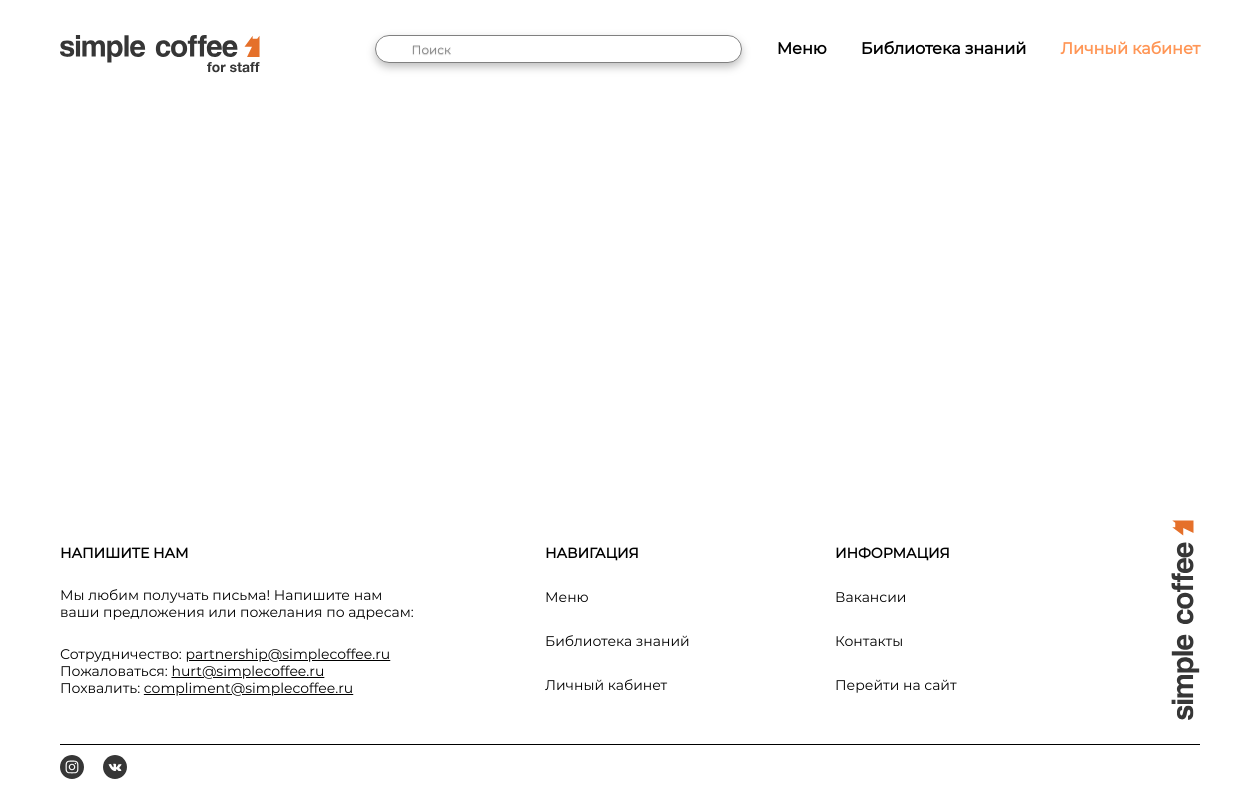
The page /module/3/ on the database as committed earlier.
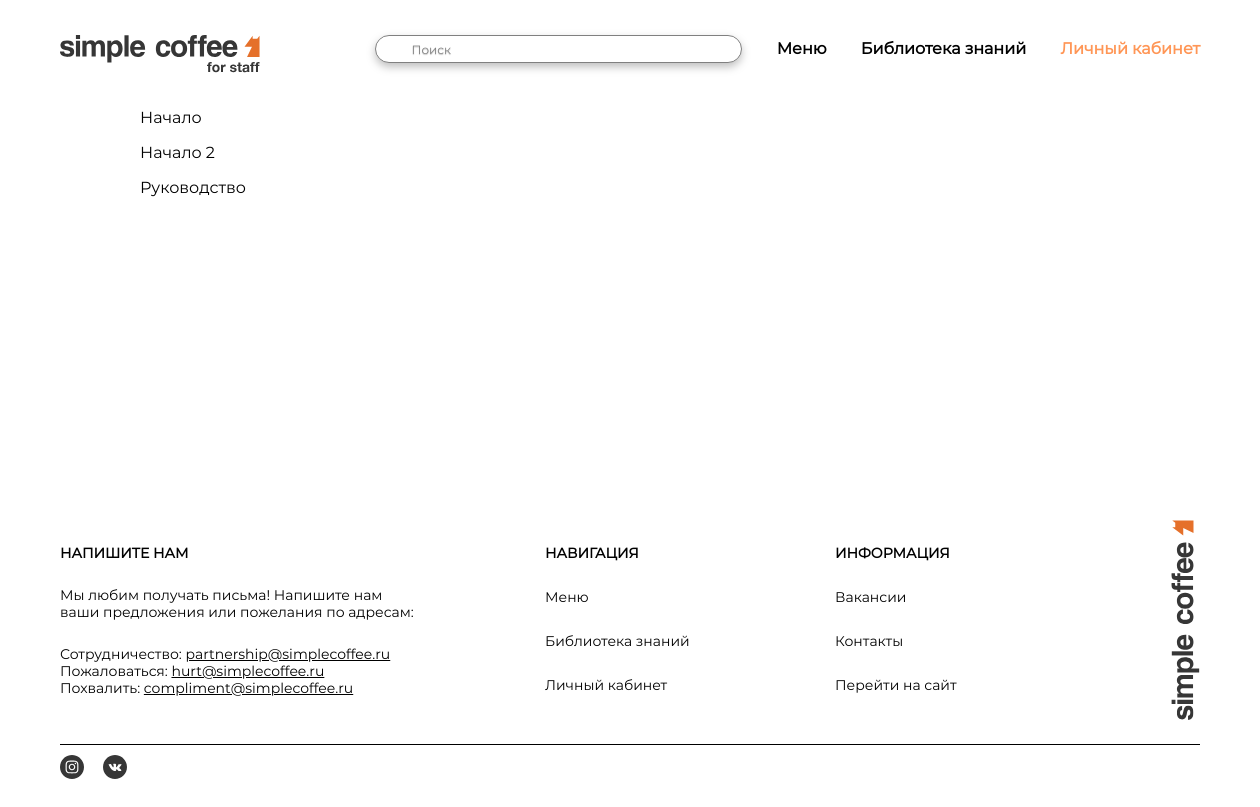
The same page on the database as committed later.
### main/models.py (models this page shows, shortened)
class Lection(models.Model):
    lection = models.AutoField(primary_key=True, verbose_name='ID')
    topic = models.CharField(max_length=100, default='Topic of lection', verbose_name='Заголовок')
    parent = models.ForeignKey('Module', on_delete=models.PROTECT, null=True, verbose_name='Модуль')
    order_lection = models.PositiveIntegerField(verbose_name='Номер в модуле', null=True, blank=True)
    class Meta:
        verbose_name = 'Лекция'
        verbose_name_plural = 'Лекции'

### main/views.py (the view)
# urls.py: path('module/<int:module_id>/', views.show_module, name='module'),
def show_module(request, module_id):
    lections = Lection.objects.filter(parent=module_id)
    return render(request, 'main/modules.html', {"lections": lections})

### main/templates/main/modules.html (shortened to what this page needs)
{% extends 'main/layout.html' %}
{% block content %}
{% for l in lections %}
    <ul style="list-style-type: none;">
        <li>{{ l.topic }}</li>
    </ul>
{% endfor %}
{% endblock %}

### main/templates/main/layout.html (shortened to what this page needs)
{% load static %}
<!DOCTYPE html>
<html lang="ru">
<head>
    <link rel="stylesheet" href="{% static 'main/css/style.css'%}">
    <link rel="stylesheet" href="{% static 'main/css/product-menu.css'%}">
    <link rel="stylesheet" href="{% static 'main/css/account.css'%}">
</head>
<body>
  <div class="wrapper">
    <header class="main-header">
        <div class="container">
            <div class="logo">
              <a href="{% url 'index' %}"><img src="{% static 'main/img/logo.svg'%}"></a>
            </div>
            <nav class="main-menu">
              <ul>
                <li>
                    <form>
                        <input type="search" class="search" placeholder="Поиск">
                    </form>
                </li>
                <li><a href="{% url 'menu' %}"><b>Меню</b></a></li>
                <li><a href="{% url 'library' %}"><b>Библиотека знаний</b></a></li>
                <li><a href="{% url 'account' %}"><b>Личный кабинет</b></a></li>
              </ul>
            </nav>
          </div>
      </header>
      <div class="content">
        <div class="container">
          {% block content %}
          {% endblock %}
        </div>
      </div>
      <footer class="main-footer">
        <div class="container">
          <div class="footer-top">
            <div class="footer-address">
              <h3 class="lamba"><strong>НАПИШИТЕ НАМ</strong></h3>
              <p class="promo">
                Мы любим получать письма! Напишите нам ваши предложения или пожелания по адресам:
              </p>
              <p class="address">Сотрудничество: <a href="#">partnership@simplecoffee.ru</a></p>
              <p class="address">Пожаловаться: <a href="#">hurt@simplecoffee.ru              </a></p>
              <p class="address">Похвалить: <a href="#">compliment@simplecoffee.ru</a></p>
            </div>
            <div class="footer-menu">
              <h3><strong>НАВИГАЦИЯ</strong></h3>
              <ul>
                <li><a href="{% url 'menu' %}">Меню</a></li>
                <li><a href="{% url 'library' %}">Библиотека знаний</a></li>
                <li><a href="{% url 'account' %}">Личный кабинет</a></li>
              </ul>
            </div>
            <div class="footer-menu">
              <h3><strong>ИНФОРМАЦИЯ</strong></h3>
              <ul>
                <li><a href="#">Вакансии</a></li>
                <li><a href="#">Контакты</a></li>
                <li><a href="#">Перейти на сайт</a></li>
              </ul>
            </div>
            <div class="logo-footer">
              <img src="{% static 'main/img/logofooter.svg'%}">
            </div>
          </div>
          <div class="str">
            <div class="footer-bottom">
              <ul class="soc">
                <li><a href="#"><img src="{% static 'main/img/Instagram_white.svg'%}" alt="" width="24px" height="24px"></a></li>
                <li><a href="#"><img src="{% static 'main/img/VK_white.svg'%}" alt="" width="24px" height="24px"></a></li>
              </ul>
            </div>
          </div>
        </div>
      </footer>
    </div>
</body>
</html>

### main/static/main/css/style.css (style rules this page uses)
html, body { min-width: 1160px; margin: 0; padding: 0; font-family: "Montserrat"; color: #000000; height: 100%; margin-bottom: 20px; }
.wrapper { position: relative; min-height: 100%; }
.container { width: 1140px; margin: 0 auto; padding: 0 10px; }
.content { margin-left: 90px; padding-bottom: 290px; display: grid; grid-template-columns: 1fr 2fr; }
.main-footer { position: absolute; left: 0; bottom: 0; width: 100%; height: 280px; }
.main-header { padding-top: 35px; padding-bottom: 15px; }
.logo { float: left; }
.main-menu { float: right; }
.main-menu ul { margin: 0; padding: 0; list-style: none; }
.main-menu li { display: inline-block; margin-right: 30px; }
.main-menu li:last-child { color:#FF9656; margin-right: 0px; }
.main-menu li:last-child a { color:#FF9656; }
.main-menu a { color: #000000; text-decoration: none; font-weight: 500; font-size: 16px; line-height: 20px; }
.search { width: 367px; height: 28px; border: 0.7px solid #808080; box-sizing: border-box; filter: drop-shadow(0px 4px 4px rgba(0, 0, 0, 0.25)); border-radius: 50px; padding: 0 35px; outline:none; font-family: "Montserrat"; font-size: 12px; line-height: 15px; }
.search::placeholder { color: #808080; text-shadow: 0px 1px 1px rgba(0, 0, 0, 0.25); font-family: "Montserrat"; font-size: 12px; line-height: 15px; }
.container { padding-bottom: 15px; }
.footer-top::after, .main-header::after { display: table; clear: both; content: ""; }
.footer-address { float: left; width: 360px; margin-right: 125px; }
.footer-top { margin-bottom: 20px; }
.footer-menu { float: left; width: 145px; margin-top: 25px; margin-right: 145px; }
.footer-menu h3 { margin: 0; margin-bottom: 25px; font-weight: bold; font-size: 14px; line-height: 17px; }
.footer-menu ul { margin: 0; padding: 0; list-style: none; }
.footer-menu li { margin-bottom: 25px; }
.footer-menu a { color: black; text-decoration: none; font-size: 14px; line-height: 17px; }
.lamba { margin-top: 25px; margin-bottom: 25px; font-weight: bold; font-size: 14px; line-height: 17px; }
.address { padding: 0; margin: 0; font-size: 14px; line-height: 17px; }
.address a { color: black; padding: 0; margin: 0; }
.promo { padding: 0px; margin: 0; padding-bottom: 25px; font-size: 14px; line-height: 17px; margin-bottom: 25px; padding-bottom: 0; }
.logo-footer { float: right; }
.str { width: 1140px; height: 0px; border-top: 1.5px solid #000000; background: #E5E5E5; }
.soc { padding: 0; padding-top: 10px; margin: 0; list-style: none; }
.soc li { display: inline-block; padding: 0; margin: 0; margin-right: 15px; }

Rows that differ between the two databases and show on the page:
added Lection: topic "Начало"
added Lection: topic "Начало 2"
added Lection: topic "Руководство"
